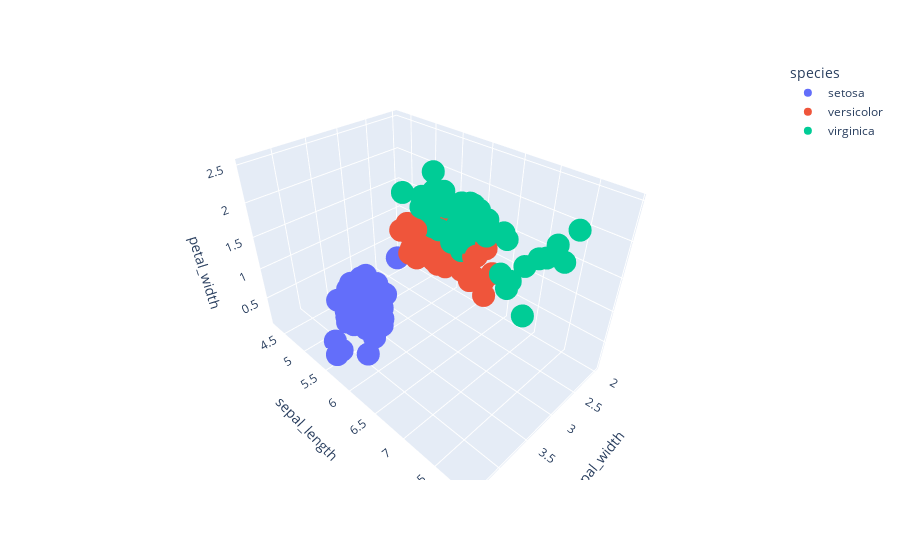

Here is the notebook cell this chart was saved with:
### Code cell
df=px.data.iris()

fig=px.scatter_3d(df,x='sepal_width',
                  y='sepal_length',
                  z='petal_width',
                  color='species')
fig.show()

### Figure 1 — Plotly figure (JSON) as saved in the notebook; plotly's stock layout.template omitted (floating-point values rounded to 4 significant figures)
{"data": [{"hovertemplate": "species=setosa<br>sepal_width=%{x}<br>sepal_length=%{y}<br>petal_width=%{z}<extra></extra>", "legendgroup": "setosa", "marker": {"color": "#636efa", "symbol": "circle"}, "mode": "markers", "name": "setosa", "scene": "scene", "showlegend": true, "type": "scatter3d", "x": [3.5, 3.0, 3.2, 3.1, 3.6, 3.9, 3.4, 3.4, 2.9, 3.1, 3.7, 3.4, 3.0, 3.0, 4.0, 4.4, 3.9, 3.5, 3.8, 3.8, 3.4, 3.7, 3.6, 3.3, 3.4, 3.0, 3.4, 3.5, 3.4, 3.2, 3.1, 3.4, 4.1, 4.2, 3.1, 3.2, 3.5, 3.1, 3.0, 3.4, 3.5, 2.3, 3.2, 3.5, 3.8, 3.0, 3.8, 3.2, 3.7, 3.3], "y": [5.1, 4.9, 4.7, 4.6, 5.0, 5.4, 4.6, 5.0, 4.4, 4.9, 5.4, 4.8, 4.8, 4.3, 5.8, 5.7, 5.4, 5.1, 5.7, 5.1, 5.4, 5.1, 4.6, 5.1, 4.8, 5.0, 5.0, 5.2, 5.2, 4.7, 4.8, 5.4, 5.2, 5.5, 4.9, 5.0, 5.5, 4.9, 4.4, 5.1, 5.0, 4.5, 4.4, 5.0, 5.1, 4.8, 5.1, 4.6, 5.3, 5.0], "z": [0.2, 0.2, 0.2, 0.2, 0.2, 0.4, 0.3, 0.2, 0.2, 0.1, 0.2, 0.2, 0.1, 0.1, 0.2, 0.4, 0.4, 0.3, 0.3, 0.3, 0.2, 0.4, 0.2, 0.5, 0.2, 0.2, 0.4, 0.2, 0.2, 0.2, 0.2, 0.4, 0.1, 0.2, 0.1, 0.2, 0.2, 0.1, 0.2, 0.2, 0.3, 0.3, 0.2, 0.6, 0.4, 0.3, 0.2, 0.2, 0.2, 0.2]}, {"hovertemplate": "species=versicolor<br>sepal_width=%{x}<br>sepal_length=%{y}<br>petal_width=%{z}<extra></extra>", "legendgroup": "versicolor", "marker": {"color": "#EF553B", "symbol": "circle"}, "mode": "markers", "name": "versicolor", "scene": "scene", "showlegend": true, "type": "scatter3d", "x": [3.2, 3.2, 3.1, 2.3, 2.8, 2.8, 3.3, 2.4, 2.9, 2.7, 2.0, 3.0, 2.2, 2.9, 2.9, 3.1, 3.0, 2.7, 2.2, 2.5, 3.2, 2.8, 2.5, 2.8, 2.9, 3.0, 2.8, 3.0, 2.9, 2.6, 2.4, 2.4, 2.7, 2.7, 3.0, 3.4, 3.1, 2.3, 3.0, 2.5, 2.6, 3.0, 2.6, 2.3, 2.7, 3.0, 2.9, 2.9, 2.5, 2.8], "y": [7.0, 6.4, 6.9, 5.5, 6.5, 5.7, 6.3, 4.9, 6.6, 5.2, 5.0, 5.9, 6.0, 6.1, 5.6, 6.7, 5.6, 5.8, 6.2, 5.6, 5.9, 6.1, 6.3, 6.1, 6.4, 6.6, 6.8, 6.7, 6.0, 5.7, 5.5, 5.5, 5.8, 6.0, 5.4, 6.0, 6.7, 6.3, 5.6, 5.5, 5.5, 6.1, 5.8, 5.0, 5.6, 5.7, 5.7, 6.2, 5.1, 5.7], "z": [1.4, 1.5, 1.5, 1.3, 1.5, 1.3, 1.6, 1.0, 1.3, 1.4, 1.0, 1.5, 1.0, 1.4, 1.3, 1.4, 1.5, 1.0, 1.5, 1.1, 1.8, 1.3, 1.5, 1.2, 1.3, 1.4, 1.4, 1.7, 1.5, 1.0, 1.1, 1.0, 1.2, 1.6, 1.5, 1.6, 1.5, 1.3, 1.3, 1.3, 1.2, 1.4, 1.2, 1.0, 1.3, 1.2, 1.3, 1.3, 1.1, 1.3]}, {"hovertemplate": "species=virginica<br>sepal_width=%{x}<br>sepal_length=%{y}<br>petal_width=%{z}<extra></extra>", "legendgroup": "virginica", "marker": {"color": "#00cc96", "symbol": "circle"}, "mode": "markers", "name": "virginica", "scene": "scene", "showlegend": true, "type": "scatter3d", "x": [3.3, 2.7, 3.0, 2.9, 3.0, 3.0, 2.5, 2.9, 2.5, 3.6, 3.2, 2.7, 3.0, 2.5, 2.8, 3.2, 3.0, 3.8, 2.6, 2.2, 3.2, 2.8, 2.8, 2.7, 3.3, 3.2, 2.8, 3.0, 2.8, 3.0, 2.8, 3.8, 2.8, 2.8, 2.6, 3.0, 3.4, 3.1, 3.0, 3.1, 3.1, 3.1, 2.7, 3.2, 3.3, 3.0, 2.5, 3.0, 3.4, 3.0], "y": [6.3, 5.8, 7.1, 6.3, 6.5, 7.6, 4.9, 7.3, 6.7, 7.2, 6.5, 6.4, 6.8, 5.7, 5.8, 6.4, 6.5, 7.7, 7.7, 6.0, 6.9, 5.6, 7.7, 6.3, 6.7, 7.2, 6.2, 6.1, 6.4, 7.2, 7.4, 7.9, 6.4, 6.3, 6.1, 7.7, 6.3, 6.4, 6.0, 6.9, 6.7, 6.9, 5.8, 6.8, 6.7, 6.7, 6.3, 6.5, 6.2, 5.9], "z": [2.5, 1.9, 2.1, 1.8, 2.2, 2.1, 1.7, 1.8, 1.8, 2.5, 2.0, 1.9, 2.1, 2.0, 2.4, 2.3, 1.8, 2.2, 2.3, 1.5, 2.3, 2.0, 2.0, 1.8, 2.1, 1.8, 1.8, 1.8, 2.1, 1.6, 1.9, 2.0, 2.2, 1.5, 1.4, 2.3, 2.4, 1.8, 1.8, 2.1, 2.4, 2.3, 1.9, 2.3, 2.5, 2.3, 1.9, 2.0, 2.3, 1.8]}], "layout": {"legend": {"title": {"text": "species"}, "tracegroupgap": 0}, "margin": {"t": 60}, "scene": {"domain": {"x": [0, 1], "y": [0, 1]}, "xaxis": {"title": {"text": "sepal_width"}}, "yaxis": {"title": {"text": "sepal_length"}}, "zaxis": {"title": {"text": "petal_width"}}}}}
